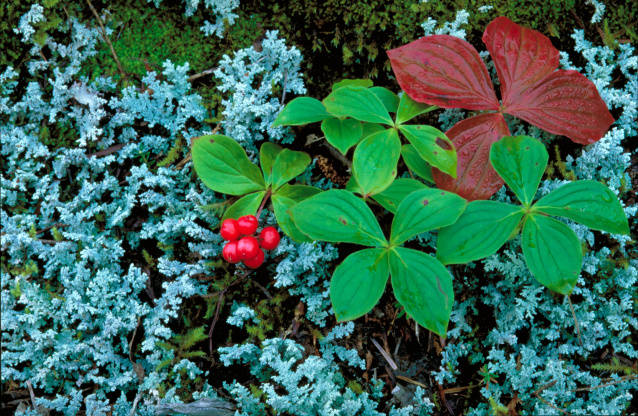
#> input picture pubs/plant.jpg, 638 x 416 px, found by its file name
$ jupyter execute --allow-errors PSO_cv03_en_solution.ipynb   (shell and % lines are left out)   (text cells are left out)
#> lines starting #> are read from the running program, lines starting #| are printed output that depends on the picture; pictures that were not available may be replaced by others from this repository, and a replacement may not be noted
[cell 1]
get_ipython().kernel.do_shutdown(restart=True)

[cell 2]
from google.colab import output
output.enable_custom_widget_manager()

[cell 3]
import cv2
import matplotlib.pyplot as plt
img_b = cv2.imread('plant.jpg')
#> img_b is the input picture: shape (416, 638, 3); mean B, G, R 84.7, 103.1, 55.9
plt.imshow(img_b[:,:,::-1])
plt.axis('off')
plt.show()

[cell 4]
import numpy as np
from ipywidgets import AppLayout, FloatSlider, GridspecLayout, Button


plt.close('all')

slider_h = FloatSlider(
    orientation='horizontal',
    description='H:',
    value=1.0,
    min=0.0,
    max=2.0
)

slider_s = FloatSlider(
    orientation='horizontal',
    description='S:',
    value=1.0,
    min=0.0,
    max=2.0
)

slider_v = FloatSlider(
    orientation='horizontal',
    description='V:',
    value=1.0,
    min=0.0,
    max=2.0
)


fig, axes = plt.subplots()
plt.axis('off')
img_axes = plt.imshow(img_b[:, :, ::-1])

def update(_):
    img_new = cv2.cvtColor(img_b, cv2.COLOR_BGR2HSV_FULL).astype(float)
    img_new[:, :, 0] *= slider_h.value
    img_new[:, :, 1] *= slider_s.value
    img_new[:, :, 2] *= slider_v.value
    img_new = cv2.cvtColor(np.clip(img_new.astype(np.uint8), 0, 255), cv2.COLOR_HSV2BGR_FULL)
    img_axes.set_data(img_new[:, :, ::-1])
    fig.canvas.draw()
    fig.canvas.flush_events()

slider_h.observe(update, names='value')
slider_s.observe(update, names='value')
slider_v.observe(update, names='value')

button = Button(
    description='Reset',
    disabled=False,
    tooltip='Click me',
)

def on_button_clicked(b):
    print("Sliders reset!")
    slider_h.value = 1.0
    slider_s.value = 1.0
    slider_v.value = 1.0


button.on_click(on_button_clicked)

grid = GridspecLayout(4, 1)

#> (the rest of this cell did not finish here and is left out)

[cell 5]
color_img = cv2.imread('color_palette.png')
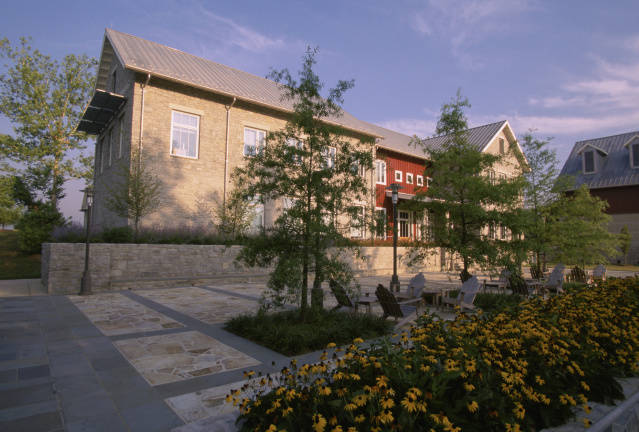
#> input picture pubs/building.jpg, 639 x 432 px, given in place of color_palette.png, which was not available
#> color_img is the input picture: shape (432, 639, 3); mean B, G, R 95.4, 95.3, 100.1
plt.figure()
plt.imshow(color_img[:, :, ::-1])
plt.show()

[cell 6]
fig = plt.figure()
plt.axis('off')
plt.imshow(color_img[:,:,::-1])
plt.show()

points = []

img_bgr = np.copy(color_img).astype(float)
img_hsv = cv2.cvtColor(color_img, cv2.COLOR_BGR2HSV).astype(float)
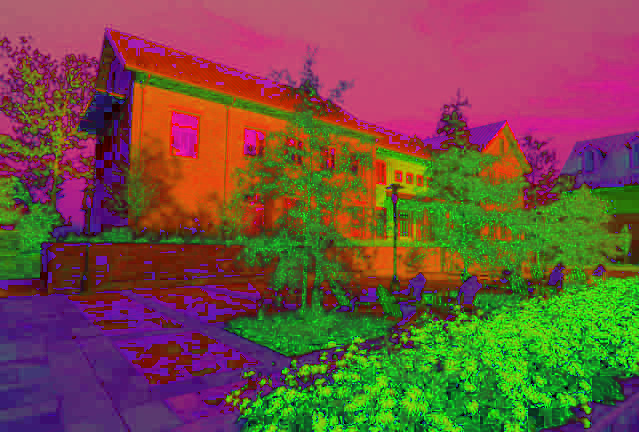
#> img_hsv: shape (432, 639, 3) float64; mean B, G, R 65.1, 80.8, 113.4
img_lab = cv2.cvtColor(color_img, cv2.COLOR_BGR2Lab).astype(float)
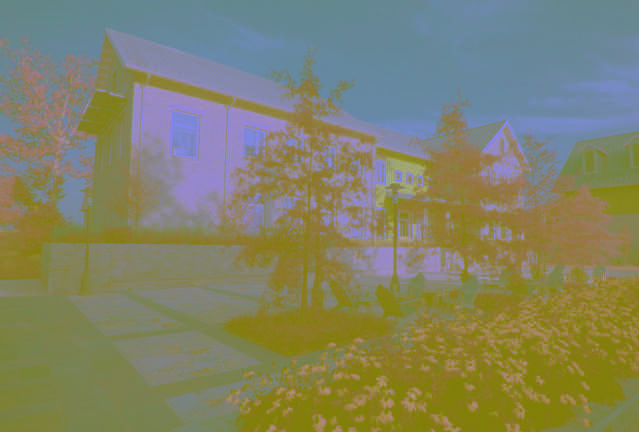
#> img_lab: shape (432, 639, 3) float64; mean B, G, R 102.5, 130.7, 129.2

def print_distance_ratios(points):
    points = np.array(points, dtype=int)

    dist_12 = np.linalg.norm(img_bgr[points[0, 1], points[0, 0], :] - img_bgr[points[1, 1], points[1, 0], :])
    dist_13 = np.linalg.norm(img_bgr[points[0, 1], points[0, 0], :] - img_bgr[points[2, 1], points[2, 0], :])
    dist_rgb = dist_12 / dist_13
    print("RGB ratio: ", dist_rgb, "\t Dist 1-2: ", dist_12, "\t Dist 1-3: ", dist_13)
    dist_12 = np.linalg.norm(img_hsv[points[0, 1], points[0, 0], :] - img_hsv[points[1, 1], points[1, 0], :])
    dist_13 = np.linalg.norm(img_hsv[points[0, 1], points[0, 0], :] - img_hsv[points[2, 1], points[2, 0], :])
    dist_hsv = dist_12 / dist_13
    print("HSV ratio: ", dist_hsv, "\t Dist 1-2: ", dist_12, "\t Dist 1-3: ", dist_13)
    dist_12 = np.linalg.norm(img_lab[points[0, 1], points[0, 0], :] - img_lab[points[1, 1], points[1, 0], :])
    dist_13 = np.linalg.norm(img_lab[points[0, 1], points[0, 0], :] - img_lab[points[2, 1], points[2, 0], :])
    dist_lab = dist_12 / dist_13
    print("Lab ratio: ", dist_lab, " \t Dist 1-2: ", dist_12, "\t Dist 1-3: ", dist_13)

def onclick(event):
    if len(points) >= 3:
        print("Already selected all - starting from first point")
        points.clear()
    ix, iy = event.xdata, event.ydata
    points.append((ix, iy))
    print(f"Point {len(points)} selected! - ", color_img[int(iy), int(ix)])
    if len(points) == 3:
        print_distance_ratios(points)

cid = fig.canvas.mpl_connect('button_press_event', onclick)
